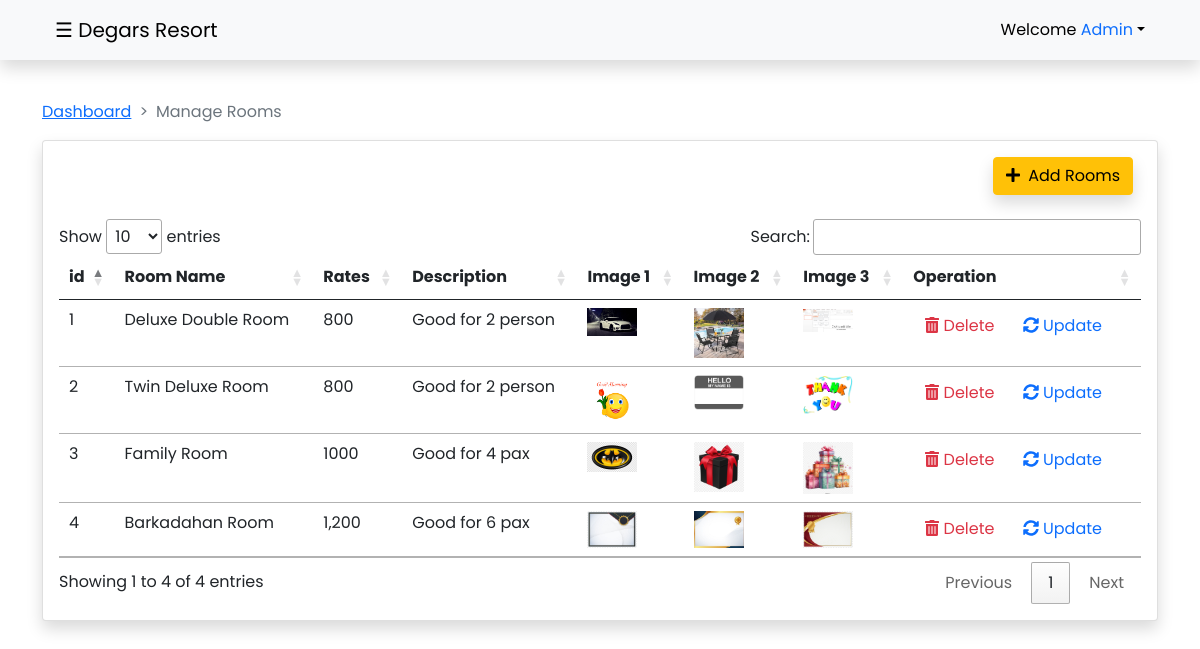
The page /admin/rooms.php (signed in) on the database its author committed.
### tables this page shows
CREATE TABLE `room_aminities` (
  `id` int(11) NOT NULL,
  `name` varchar(255) NOT NULL,
  `rates` varchar(255) NOT NULL,
  `description` text NOT NULL,
  `image1` varchar(255) NOT NULL,
  `image2` varchar(255) NOT NULL,
  `image3` varchar(255) NOT NULL
);

### admin/rooms.php (the view, shortened to what this page needs)
<?php
if (isset($_SESSION['users_id']) && isset($_SESSION['users_username'])) {
?>
<?php include_once 'adheader.php'; ?>
<div id="main">
    <div class="container pt-4">
        <nav style="--bs-breadcrumb-divider: '>';" aria-label="breadcrumb">
            <ol class="breadcrumb">
                <li class="breadcrumb-item"><a href="dashboard.php">Dashboard</a></li>
                <li class="breadcrumb-item active" aria-current="page">Manage Rooms</li>
            </ol>
        </nav>
    </div>
    <main>
        <div class="container">
            <div class="card shadow bg-body rounded">
                <div class="card-body">
                    <div class="d-grid gap-2 d-md-flex justify-content-md-end mb-4">
                        <button type="button" class="btn btn-warning shadow rounded me-md-2" data-bs-toggle="modal"
                            data-bs-target="#exampleModal"><i class="fas fa-plus me-2"></i>Add Rooms</button>
                    </div>
                    <div class="table-responsive">
                        <table id="dataTable" class="table table-sm table-hover table-border" style="width:100%">
                            <thead>
                                <tr>
                                    <th> id</th>
                                    <th> Room Name</th>
                                    <th> Rates</th>
                                    <th> Description</th>
                                    <th> Image 1</th>
                                    <th> Image 2</th>
                                    <th> Image 3</th>
                                    <th> Operation</th>
                                </tr>
                            </thead>
                            <tbody>
                                <tr>
                                    <?php
                                        $db = mysqli_connect("localhost","root","","capstwo");
                                        $fetchcottages = mysqli_query($db,"SELECT * FROM `room_aminities`");
                                        while ($row = $fetchcottages->fetch_array()) { ?>
                                    <?php
                                        $imagePath1 = $row["image1"];
                                        $imagePath1 = str_replace('../', '', $imagePath1);
                                        $imagePath2 = $row["image2"];
                                        $imagePath2 = str_replace('../', '', $imagePath2);
                                        $imagePath3 = $row["image3"];
                                        $imagePath3 = str_replace('../', '', $imagePath3);
                                        ?>
                                    <td><?php echo $row['id']; ?></td>
                                    <td><?php echo $row['name']; ?></td>
                                    <td><?php echo $row['rates']; ?></td>
                                    <td><?php echo $row['description']; ?></td>
                                    <td><img class="img-fluid" src="<?php echo $imagePath1;?>" width="50" height="50" /></td>
                                    <td><img class="img-fluid" src="<?php echo $imagePath2;?>" width="50" height="50" /></td>
                                    <td><img class="img-fluid" src="<?php echo $imagePath3;?>" width="50" height="50" /></td>
                                    <td>
                                        <a href="functions/deleterooms.php?id=<?php echo $row['id']; ?>" onclick="return confirm('Are you sure you want to delete this data?')" class="btn btn-outline-danger border-0"> <i class="fas fa-trash-alt"></i> Delete</a>
                                        <a href="" class="btn btn-outline-primary border-0" data-bs-toggle="modal"
                                            data-bs-target="#exampleModal<?php echo $row['id']; ?>"><i class="fas fa-sync-alt"></i> Update</a>
                                    </td>
                                </tr>
                                <?php } ?>
                            </tbody>
                        </table>
                    </div>
                </div>
            </div>
        </div>
    </main>
</div>
<?php include_once 'adfooter.php'; ?>
<?php
}else{
    header("Location: ../login.php");
    exit();
}
?>

### admin/resources/css/dashboard.css (style rules this page uses)
* { padding: 0; margin: 0; }
body { font-family: 'Poppins', sans-serif; }

### admin/adheader.php (style rules this page uses)
* { padding: 0; margin: 0; }
body { font-family: 'Poppins', sans-serif; transition: background-color .5s; }
#main { transition: margin-left .5s; padding: 16px; }

### rows shown on the page
room_aminities: id "1", name "Deluxe Double Room", rates "800", description "Good for 2 person", image1 (picture), image2 (picture), image3 (picture)
room_aminities: id "2", name "Twin Deluxe Room", rates "800", description "Good for 2 person", image1 (picture), image2 (picture), image3 (picture)
room_aminities: id "3", name "Family Room", rates "1000", description "Good for 4 pax", image1 (picture), image2 (picture), image3 (picture)
room_aminities: id "4", name "Barkadahan Room", rates "1,200", description "Good for 6 pax", image1 (picture), image2 (picture), image3 (picture)

### other values the page prints
$_SESSION['users_username'] "Admin"
